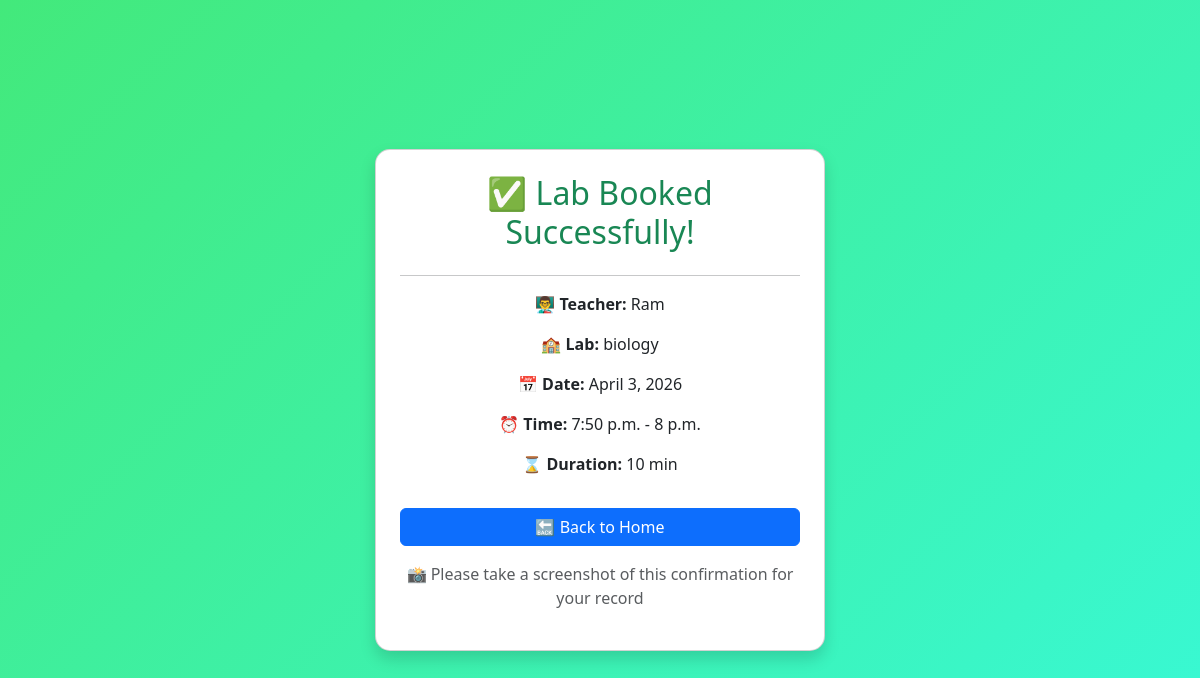
/lab-success/28/, run on the app's committed database.
### booking/models.py (models this page shows, shortened)
class LabBooking(models.Model):
    LAB_CHOICES = [
        ('physics', 'Physics Lab'),
        ('chemistry', 'Chemistry Lab'),
        ('biology', 'Biology Lab'),
        ('computer', 'Computer Lab'),
        ('geography', 'Geography Lab'),
    ]
    lab = models.CharField(max_length=50, choices=LAB_CHOICES)
    teacher_name = models.CharField(max_length=100)
    date = models.DateField()
    time = models.TimeField()
    duration = models.IntegerField(default=60)   # MINUTES
    @property
    def end_time(self):
        from datetime import datetime, timedelta
        start = datetime.combine(self.date, self.time)
        end = start + timedelta(minutes=self.duration)
        return end.time()
    @property
    def duration_display(self):
        hours = self.duration // 60
        minutes = self.duration % 60
        if hours and minutes:
            return f"{hours} hour {minutes} min"
        elif hours:
            return f"{hours} hour"
        else:
            return f"{minutes} min"
    class Meta:
        ordering = ['-date', '-time']

### booking/views.py (the view)
# urls.py: path('lab-success/<int:id>/', views.lab_booking_success, name='lab_booking_success'),
def lab_booking_success(request, id):
    booking = LabBooking.objects.get(id=id)
    return render(request, 'booking/lab_success.html', {'booking': booking})

### booking/templates/booking/lab_success.html (shortened to what this page needs)
<!DOCTYPE html>
<html>
<head>
    <link href="https://cdn.jsdelivr.net/npm/bootstrap@5.3.0/dist/css/bootstrap.min.css" rel="stylesheet">
</head>
<body style="
    background: linear-gradient(135deg,#43e97b,#38f9d7);
    min-height:100vh;
    display:flex;
    justify-content:center;
    align-items:center;
">
<div class="card shadow p-4 text-center">
    <h2 class="text-success">✅ Lab Booked Successfully!</h2>
    <hr>
    <p><b>👨‍🏫 Teacher:</b> {{ booking.teacher_name }}</p>
    <p><b>🏫 Lab:</b> {{ booking.lab }}</p>
    <p><b>📅 Date:</b> {{ booking.date }}</p>
    <p><b>⏰ Time:</b> {{ booking.time }} - {{ booking.end_time }}</p>
    <p><b>⌛ Duration:</b> {{ booking.duration_display }}</p>
    <a href="{% url 'home' %}" class="btn btn-primary mt-3">
        🔙 Back to Home
    </a>
    <p class="mt-3 text-muted">
        📸 Please take a screenshot of this confirmation for your record
    </p>
</div>
</body>
</html>

### booking/templates/booking/lab_success.html (style rules this page uses)
.card { border-radius: 15px; max-width: 450px; width: 100%; }

### data on the page
LabBooking: teacher_name "Ram", lab "biology", date "April 3, 2026", time "7:50 p.m.", end_time "8 p.m.", duration_display "10 min"
